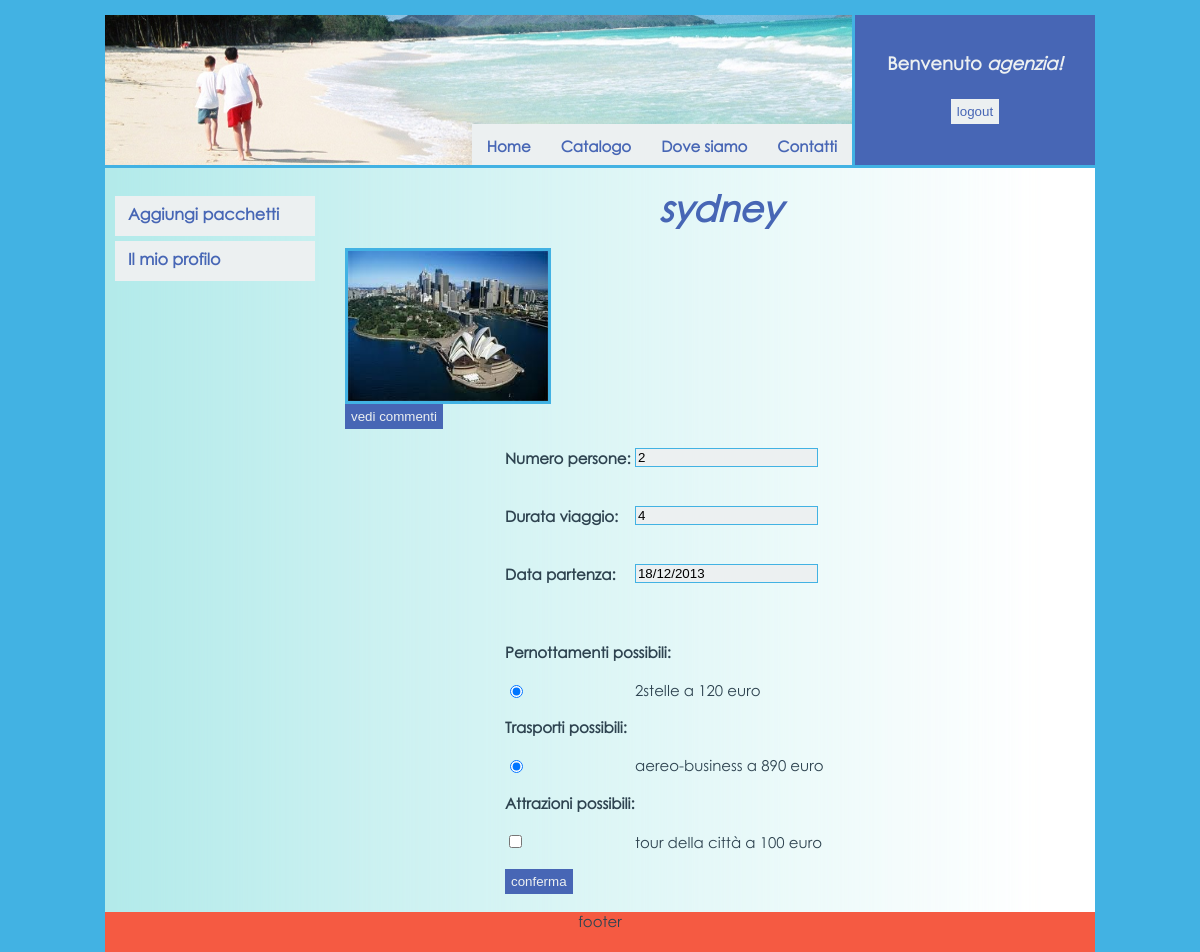
Page /modifica.php?id_pacchetto=5 (signed in) on the earlier database version.
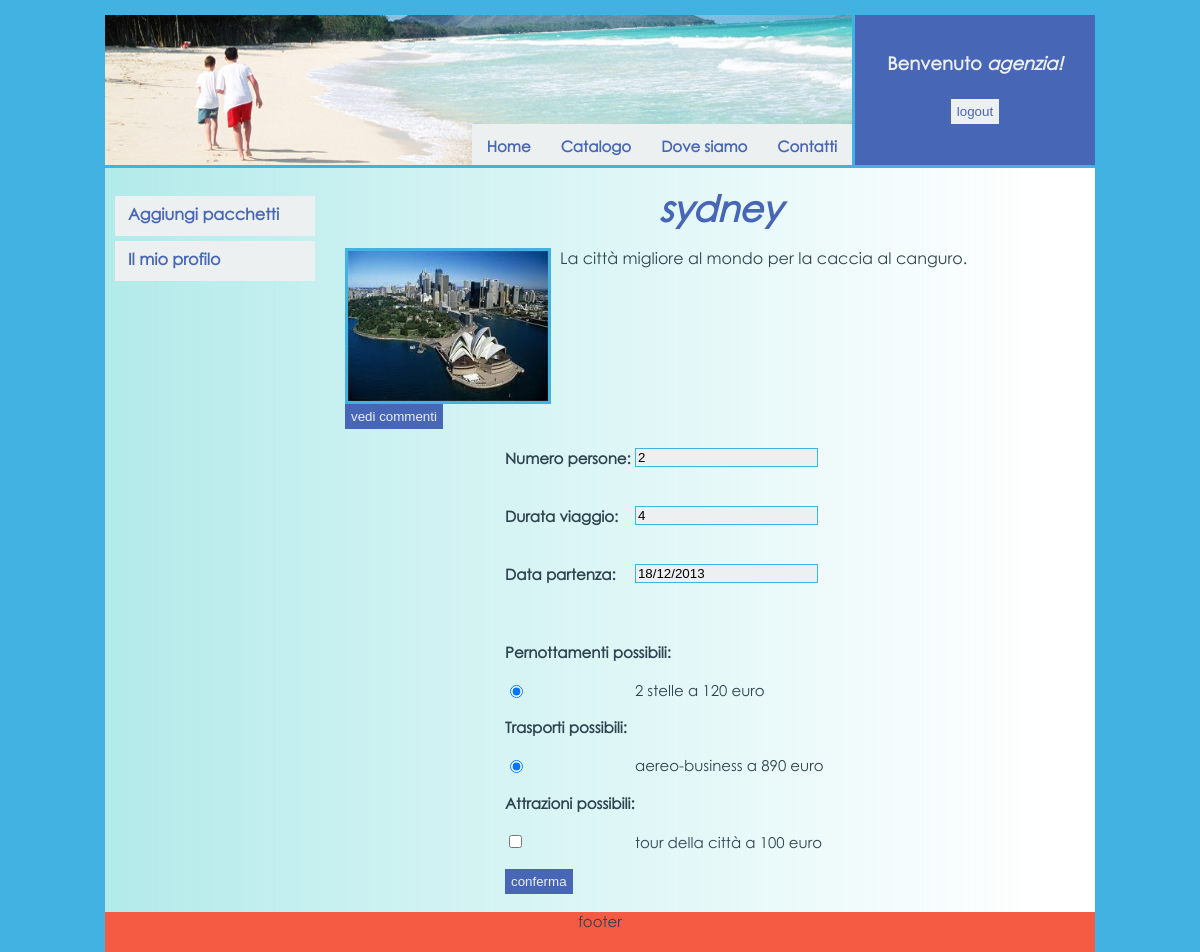
Same page on the later database version.
### tables this page shows
CREATE TABLE IF NOT EXISTS `pernottamento` (
  `id` int(11) NOT NULL AUTO_INCREMENT,
  `prezzo` float NOT NULL,
  `tipo` varchar(50) NOT NULL,
  `id_destinazione` int(11) NOT NULL,
  PRIMARY KEY (`id`),
  KEY `id_destinazione` (`id_destinazione`)
);

CREATE TABLE IF NOT EXISTS `pacchetto` (
  `id` int(11) NOT NULL AUTO_INCREMENT,
  `persone` int(5) NOT NULL,
  `durata` int(5) NOT NULL,
  `data_partenza` date NOT NULL,
  `id_utente` varchar(50) NOT NULL,
  `id_pernottamento` int(11) NOT NULL,
  `id_trasporto` int(11) NOT NULL,
  `id_destinazione` int(11) NOT NULL,
  `prenotato` tinyint(1) NOT NULL DEFAULT '0',
  `sconto` float NOT NULL DEFAULT '0',
  PRIMARY KEY (`id`),
  KEY `id_utente` (`id_utente`),
  KEY `id_pernottamento` (`id_pernottamento`),
  KEY `id_trasporto` (`id_trasporto`),
  KEY `id_destinazione` (`id_destinazione`)
);

CREATE TABLE IF NOT EXISTS `destinazione` (
  `id` int(11) NOT NULL AUTO_INCREMENT,
  `continente` varchar(50) NOT NULL,
  `citta` varchar(50) NOT NULL,
  `tipo` varchar(50) NOT NULL,
  `foto` varchar(100) NOT NULL,
  `descrizione` longtext NOT NULL,
  PRIMARY KEY (`id`)
);

### database.php (called while the page is built, shortened)
<?php
    class database{
        public static function qSelect($conn, $sql){
            $risposta = mysql_query($sql)
                or die("Errore nell'esecuzione della query di selezione: " . mysql_error());
            return $risposta;
        }
    }
?>

### modifica.php (the view, shortened to what this page needs)
<!DOCTYPE HTML PUBLIC "-//W3C//DTD HTML 4.01 Transitional//EN" "http://www.w3.org/TR/html4/loose.dtd">
<html>
  <head>
    <link rel="stylesheet" type="text/css" href="./style/style.css">
    <link rel="stylesheet" href="http://code.jquery.com/ui/1.10.3/themes/smoothness/jquery-ui.css" />
  </head>
  <body>
    <div id="container">
    <div id="header_container">
	<div id="logo">
	  <?php
	    include 'menu.php';
	  ?>
	</div>
	<div id="login">
		<?php
			include 'login_form.php';
		?>
	</div>
	</div>
      <div id="content_container">
	<div id="content">
		<?php
			include 'database.php';
			$conn=database::dbConnect();
			if(isset($_GET['id_pacchetto']))
				$id_pacchetto=$_GET['id_pacchetto'];
			$query="SELECT * FROM pacchetto WHERE id='".$id_pacchetto."'";
			$result=database::qSelect($conn,$query);
			$pacchetto=mysql_fetch_array($result);
			$id_destinazione=$pacchetto['id_destinazione'];
			$query="SELECT * FROM pernottamento WHERE id_destinazione='".$id_destinazione."'";
			$pernottamenti=database::qSelect($conn,$query);
			$id_pernottamento_pacchetto=$pacchetto['id_pernottamento'];
			$query="SELECT * FROM trasporto WHERE id_destinazione='".$id_destinazione."'";
			$trasporti=database::qSelect($conn,$query);
			$id_trasporto_pacchetto=$pacchetto['id_trasporto'];
			$query="SELECT * FROM attrazioni WHERE id_destinazione='".$id_destinazione."'";
			$attrazioni=database::qSelect($conn,$query);
			$query = "SELECT * FROM destinazione JOIN pacchetto ON destinazione.id = pacchetto.id_destinazione WHERE pacchetto.id = $id_pacchetto GROUP BY destinazione.id";
			$destinazione = mysql_fetch_array(database::qSelect($conn,$query));
			echo "<div id='dest_intestazione'><br>";
				echo "<div id='dest_commento'>".$destinazione['citta']."</div><br>";
				echo "<div id='dest_foto'><img src=style/images/dest/".$destinazione['foto']." width=200 height=150></div>";
				echo "<div id='dest_descrizione'>".$destinazione['descrizione']."</div>";
				echo "</div>";
				echo "<input class='btn_commenta' type='button' value='vedi commenti' onclick=\"location.href='commenti.php?citta=".$destinazione['citta']."'\"><br>";
			$html="
				<form method='post' action='modifica.php'>
					<table cellpadding=0 cellspacing=0>
						<tr style='height:20px'><td><h4>Numero persone:&nbsp;</h4></td><td><input type='text' class='input' name='persone' value='".$pacchetto['persone']."'></td></tr>
						<tr style='height:20px'><td><h4>Durata viaggio:</h4></td><td><input type='text' class='input' name='durata' value='".$pacchetto['durata']."'></td></tr>
						<tr style='height:20px'><td><h4>Data partenza:</h4></td><td><input type='text' class='input' id='datepicker' name='data' value='".strftime('%d/%m/%Y',strtotime($pacchetto['data_partenza']))."'></td></tr>";
			$html=$html."<tr style='height:20px'><tr><td colspan='2'><h4>Pernottamenti possibili:</h4></td></tr></tr>";
			while($pernottamento=mysql_fetch_array($pernottamenti))
			{
				$radio="<tr><td><input type='radio' name='pernottamento' value='".$pernottamento['id']."'";
				if($pernottamento['id']==$id_pernottamento_pacchetto)
					$radio=$radio."checked";
				$radio=$radio."></td><td>".$pernottamento['tipo']." a ".$pernottamento['prezzo']." euro</td></tr>";
				$html=$html.$radio;
			}
			$html=$html."<tr style='height:20px'><td colspan='2'><h4>Trasporti possibili:</h4></td></tr>";
			while($trasporto=mysql_fetch_array($trasporti))
			{
				$radio="<tr><td><input type='radio' name='trasporto' value='".$trasporto['id']."'";
				if($trasporto['id']==$id_trasporto_pacchetto)
					$radio=$radio."checked";
				$radio=$radio."></td><td>".$trasporto['tipo']." a ".$trasporto['prezzo']." euro</td></tr>";
				$html=$html.$radio;
			}
			$html=$html."<tr style='height:20px'><td colspan='2'><h4>Attrazioni possibili:</h4></td></tr>";
			while($attrazione=mysql_fetch_array($attrazioni))
			{
				$checkbox="<tr><td><input type='checkbox' name='attrazioni[]' value='".$attrazione['id']."'";
				$checkbox=$checkbox."></td><td>".$attrazione['tipo']." a ".$attrazione['prezzo']." euro</td></tr>";
				$html=$html.$checkbox;
			}
			$html=$html."</table><br><input type='hidden' name='id_pacchetto' value='".$id_pacchetto."'>
								<input type='hidden' name='id_destinazione' value='".$id_destinazione."'>
							<input class='btn_commenta' type='submit' value='conferma'> </form><br>";
			echo $html;
		?>
	</div>
	<div id="navigation">
		<br>
		<div id='vert_menu'>
			<?php
				if($_SESSION['username']=='agenzia'){
					echo "<a href='aggiungipacchetto.php'><span>Aggiungi pacchetti</span></a>";
					echo "<a href='gestioneprofilo.php'><span>Il mio profilo</span></a>";
				}
			?>
		</div>
  	</div>
      </div>
      <div id="footer">
		<div>footer</div>
      </div>
    </div>
  </body>
</html>

Differences in the rows shown:
changed through a linked row, pacchetto "sydney": id_destinazione.descrizione (not shown) → "La città migliore al mondo per la caccia al canguro."
changed pernottamento: tipo "2stelle" → "2 stelle"
